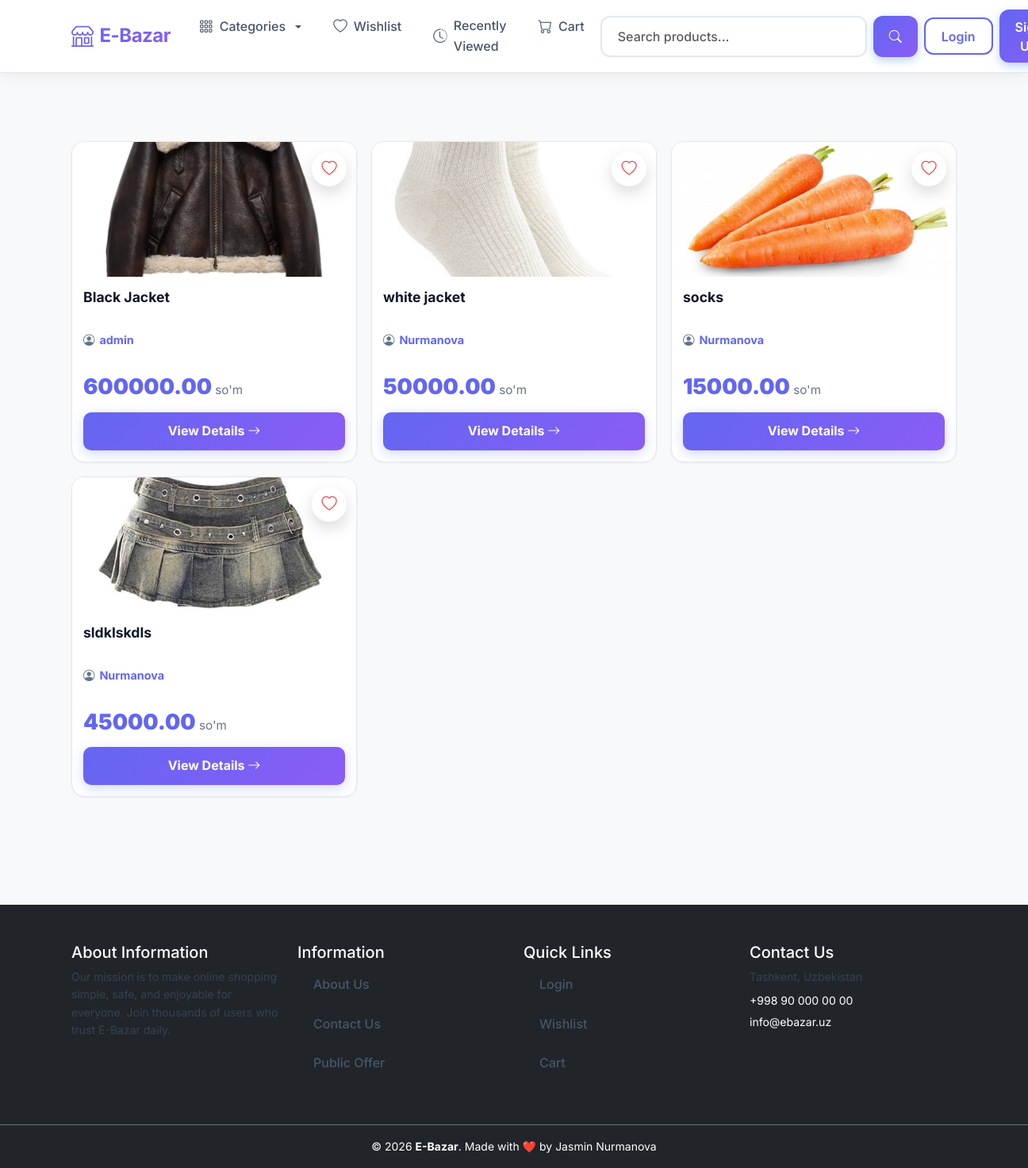
The app's page /category/1/, older data.
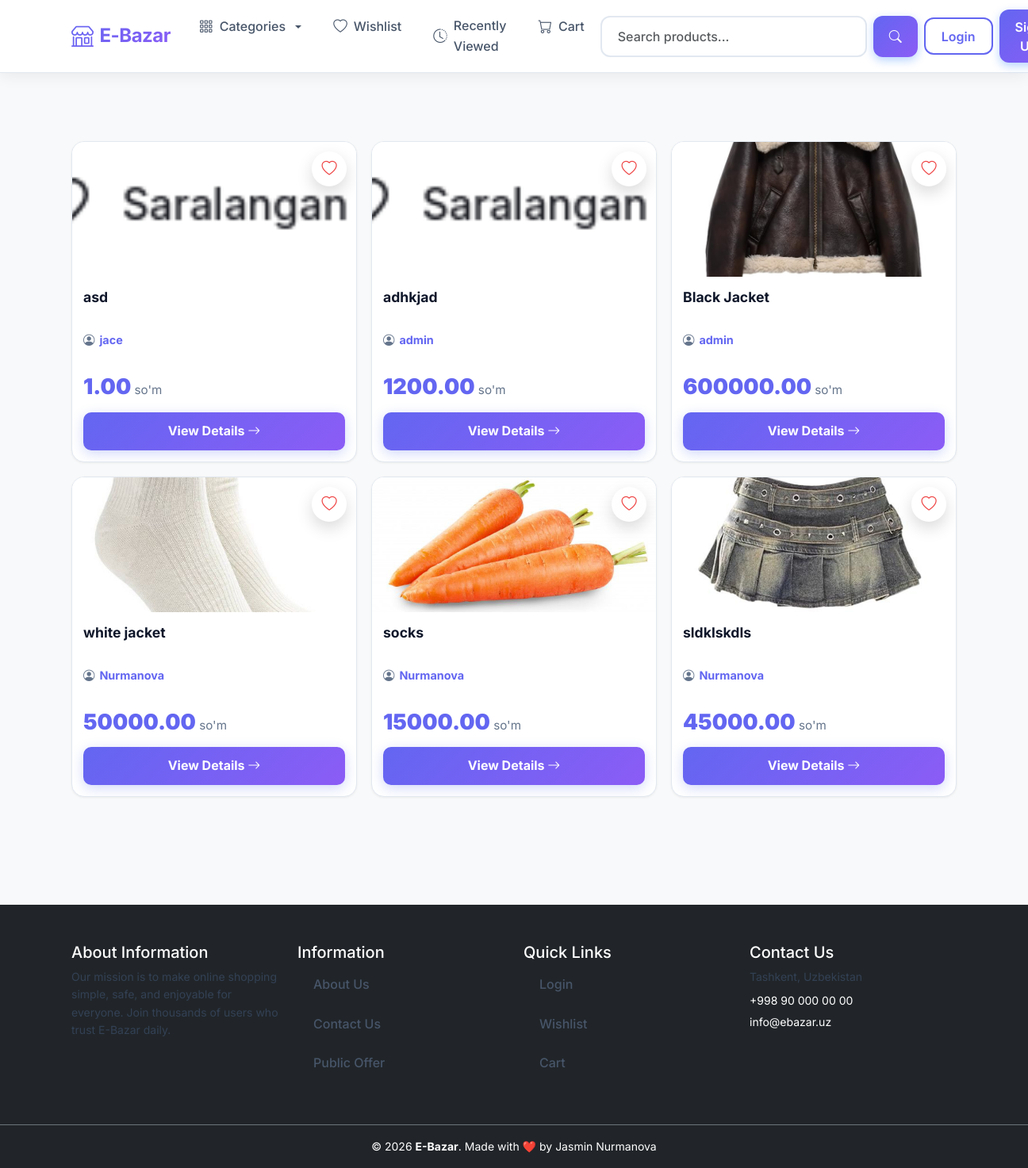
The same page, newer data.
### products/models.py (models this page shows, shortened)
class Product(models.Model):
    author=models.ForeignKey(CustomUser,on_delete=models.CASCADE)
    category=models.ForeignKey(Category,on_delete=models.CASCADE)
    title = models.CharField(max_length=150)
    description = models.TextField()
    price = models.DecimalField(max_digits=10000000000,decimal_places=2)
    created_at = models.DateTimeField(auto_now_add=True)
    updated_at = models.DateTimeField(auto_now=True)
    class Meta:
        ordering = ['-updated_at']

class ProductImage(models.Model):
    product = models.ForeignKey(Product,on_delete=models.CASCADE,related_name='images',)
    image = models.ImageField(upload_to='product_images')
    created_at = models.DateTimeField(auto_now_add=True)
    updated_at = models.DateTimeField(auto_now=True)

### users/models.py (models this page shows, shortened)
class CustomUser(AbstractUser):
    phone_number = models.CharField(max_length=17, blank=True, null=True)
    tg_username = models.CharField(max_length=30, blank=True)
    avatar = models.ImageField(upload_to='avatars/', default='avatars/default.jpg')
    balance = models.DecimalField(max_digits=15, decimal_places=2, default=0)
    created_at = models.DateTimeField(auto_now_add=True)
    updated_at = models.DateTimeField(auto_now=True)

### main/views.py (the view)
# urls.py: path('category/<int:pk>/', CategoryView.as_view(), name='category'),
class CategoryView(View):
    def get(self, request, pk):
        try:
            category = get_object_or_404(Category, pk=pk)
        except http.Http404:
            missing = {
                'name': f'Category {pk}',
            }
            return render(request, '404_page.html', {'missing': missing})
        products = Product.objects.filter(category=category)
        return render (request,"category.html",{'products':products,'category':category})

### main/views.py (called while the page is built)
def for_all_pages(request):
    categories=Category.objects.all()
    return {'categories':categories}

### templates/category.html (shortened to what this page needs)
{% extends 'base.html' %}
{% load static %}
{% block content %}
<div class="products-section">
    {% if products %}
        <div class="products-grid">
            {% for product in products %}
                {% url 'users:addremovewishlist' product.id as wishlist_url %}
                {% include 'partials/product_card.html' with product=product wishlist_url=wishlist_url wishlist_icon='bi-heart' wishlist_title='Add to wishlist' show_seller=True %}
            {% endfor %}
        </div>
    {% else %}
        {% include 'partials/empty_state.html' with icon='bi-inbox' title='No products in this category' message='Try another category from the menu.' %}
    {% endif %}
</div>
{% endblock content %}

### templates/partials/product_card.html (shortened to what this page needs)
<div class="product-card">
  <div class="product-image">
    {% if product.images.exists %}
      <img src="{{ product.images.first.image.url }}" alt="{{ product.title }}">
    {% else %}
      <div class="no-image-placeholder"><i class="bi bi-image"></i></div>
    {% endif %}
    {% if wishlist_url %}
      <form method="post" action="{{ wishlist_url }}" style="display:inline;" class="wishlist-form">
        <button type="submit" class="wishlist-btn" title="{{ wishlist_title|default:'Save' }}" style="border:none; background:none; cursor:pointer;">
          <i class="bi {{ wishlist_icon|default:'bi-heart' }}"></i>
        </button>
      </form>
    {% endif %}
  </div>
  <div class="product-card-body">
    <h3 class="product-title">{{ product.title }}</h3>
    {% if show_seller %}
      <p class="product-seller">
        <i class="bi bi-person-circle"></i>
        <a href="{% url 'users:profile' product.author.username %}">{{ product.author.username }}</a>
      </p>
    {% endif %}
    <p class="product-price">
      {{ product.price }}<span class="product-price-small"> so'm</span>
    </p>
    <a href="{% url 'products:detail' product.id %}" class="product-cta">
      View Details <i class="bi bi-arrow-right"></i>
    </a>
  </div>
</div>

Row changes from the older to the newer data that the page shows:
added Product: images.first.image (picture), title "asd", author.username "jace", price "1.00"
added Product: images.first.image (picture), title "adhkjad", author.username "admin", price "1200.00"
